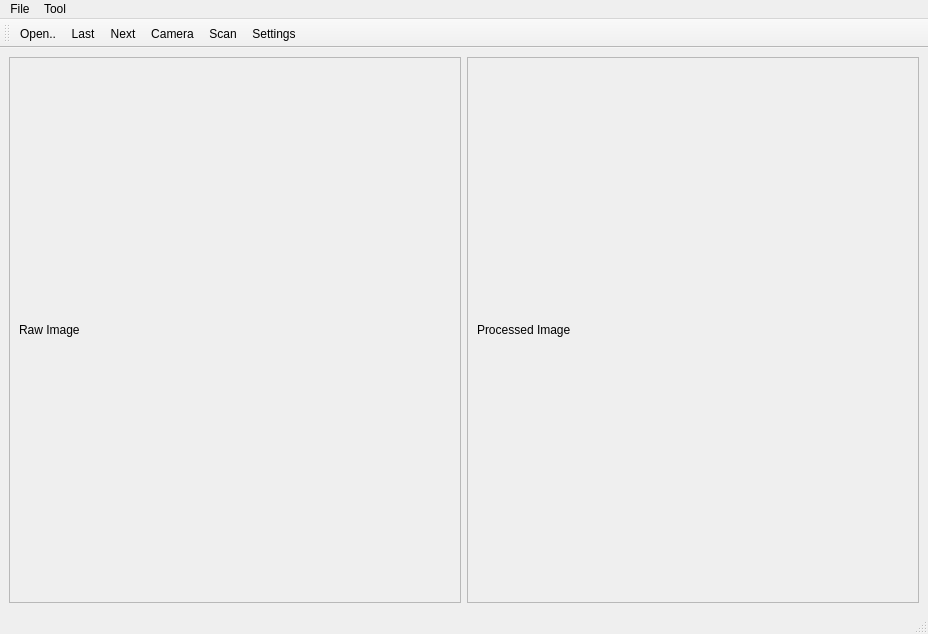
<?xml version="1.0" encoding="UTF-8"?>
<ui version="4.0">
 <class>MainWindow</class>
 <widget class="QMainWindow" name="MainWindow">
  <property name="geometry">
   <rect>
    <x>0</x>
    <y>0</y>
    <width>928</width>
    <height>634</height>
   </rect>
  </property>
  <property name="windowTitle">
   <string>MainWindow</string>
  </property>
  <widget class="QWidget" name="centralwidget">
   <layout class="QHBoxLayout" name="horizontalLayout">
    <item>
     <widget class="QScrollArea" name="scrollArea">
      <property name="widgetResizable">
       <bool>true</bool>
      </property>
      <widget class="QWidget" name="scrollAreaWidgetContents">
       <property name="geometry">
        <rect>
         <x>0</x>
         <y>0</y>
         <width>448</width>
         <height>489</height>
        </rect>
       </property>
       <layout class="QHBoxLayout" name="horizontalLayout_2">
        <item>
         <widget class="QLabel" name="labRawImage">
          <property name="text">
           <string>Raw Image</string>
          </property>
         </widget>
        </item>
       </layout>
      </widget>
     </widget>
    </item>
    <item>
     <widget class="QScrollArea" name="scrollArea_2">
      <property name="widgetResizable">
       <bool>true</bool>
      </property>
      <widget class="QWidget" name="scrollAreaWidgetContents_2">
       <property name="geometry">
        <rect>
         <x>0</x>
         <y>0</y>
         <width>447</width>
         <height>489</height>
        </rect>
       </property>
       <layout class="QHBoxLayout" name="horizontalLayout_3">
        <item>
         <widget class="QLabel" name="labProcessedImage">
          <property name="text">
           <string>Processed Image</string>
          </property>
         </widget>
        </item>
       </layout>
      </widget>
     </widget>
    </item>
   </layout>
  </widget>
  <widget class="QMenuBar" name="menubar">
   <property name="geometry">
    <rect>
     <x>0</x>
     <y>0</y>
     <width>928</width>
     <height>26</height>
    </rect>
   </property>
   <widget class="QMenu" name="menuFile">
    <property name="title">
     <string>File</string>
    </property>
    <widget class="QMenu" name="menuOpen">
     <property name="title">
      <string>Open</string>
     </property>
     <addaction name="actionOpen_a_Folder"/>
     <addaction name="actionOpen_a_Image"/>
    </widget>
    <addaction name="menuOpen"/>
    <addaction name="actionCamera"/>
   </widget>
   <widget class="QMenu" name="menuTool">
    <property name="title">
     <string>Tool</string>
    </property>
    <widget class="QMenu" name="menuSettings">
     <property name="title">
      <string>Settings</string>
     </property>
     <addaction name="actionLanguages"/>
     <addaction name="actionAbout"/>
     <addaction name="actionSettings"/>
    </widget>
    <addaction name="actionPrevious"/>
    <addaction name="actionNext"/>
    <addaction name="menuSettings"/>
   </widget>
   <addaction name="menuFile"/>
   <addaction name="menuTool"/>
  </widget>
  <widget class="QStatusBar" name="statusbar"/>
  <widget class="QToolBar" name="toolBar">
   <property name="windowTitle">
    <string>toolBar</string>
   </property>
   <property name="toolButtonStyle">
    <enum>Qt::ToolButtonTextUnderIcon</enum>
   </property>
   <attribute name="toolBarArea">
    <enum>TopToolBarArea</enum>
   </attribute>
   <attribute name="toolBarBreak">
    <bool>false</bool>
   </attribute>
   <addaction name="actionOpen"/>
   <addaction name="actionPrevious"/>
   <addaction name="actionNext"/>
   <addaction name="actionCamera"/>
   <addaction name="actionScan"/>
   <addaction name="actionSettings"/>
  </widget>
  <action name="actionOpen">
   <property name="icon">
    <iconset theme="/">
     <activeon>:/folder.png</activeon>
    </iconset>
   </property>
   <property name="text">
    <string>Open..</string>
   </property>
   <property name="toolTip">
    <string>Open a folder</string>
   </property>
  </action>
  <action name="actionPrevious">
   <property name="icon">
    <iconset resource="Icons/Icons.qrc">
     <normaloff>:/back_arrow_14447.png</normaloff>
     <activeon>:/back.png</activeon>:/back_arrow_14447.png</iconset>
   </property>
   <property name="text">
    <string>Last</string>
   </property>
   <property name="toolTip">
    <string>Previous Image</string>
   </property>
  </action>
  <action name="actionNext">
   <property name="icon">
    <iconset resource="Icons/Icons.qrc">
     <normaloff>:/next_arrow_14440.png</normaloff>
     <activeon>:/forward.png</activeon>:/next_arrow_14440.png</iconset>
   </property>
   <property name="text">
    <string>Next</string>
   </property>
   <property name="toolTip">
    <string>Next Image</string>
   </property>
  </action>
  <action name="actionSettings">
   <property name="icon">
    <iconset>
     <activeon>:/settings.png</activeon>
    </iconset>
   </property>
   <property name="text">
    <string>Settings</string>
   </property>
   <property name="toolTip">
    <string>Settings</string>
   </property>
  </action>
  <action name="actionLanguages">
   <property name="icon">
    <iconset resource="Icons/Icons.qrc">
     <normaloff>:/global.png</normaloff>:/global.png</iconset>
   </property>
   <property name="text">
    <string>Languages</string>
   </property>
   <property name="toolTip">
    <string>Choose your language</string>
   </property>
  </action>
  <action name="actionAbout">
   <property name="icon">
    <iconset resource="Icons/Icons.qrc">
     <normaloff>:/info.png</normaloff>:/info.png</iconset>
   </property>
   <property name="text">
    <string>About</string>
   </property>
   <property name="toolTip">
    <string>About</string>
   </property>
  </action>
  <action name="actionCamera">
   <property name="icon">
    <iconset resource="Icons/Icons.qrc">
     <normaloff>:/camera.png</normaloff>:/camera.png</iconset>
   </property>
   <property name="text">
    <string>Camera</string>
   </property>
   <property name="toolTip">
    <string>Open Camera</string>
   </property>
  </action>
  <action name="actionOpen_a_Folder">
   <property name="icon">
    <iconset resource="Icons/Icons.qrc">
     <normaloff>:/folder.png</normaloff>:/folder.png</iconset>
   </property>
   <property name="text">
    <string>Open a Folder</string>
   </property>
  </action>
  <action name="actionOpen_a_Image">
   <property name="icon">
    <iconset resource="Icons/Icons.qrc">
     <normaloff>:/images.png</normaloff>:/images.png</iconset>
   </property>
   <property name="text">
    <string>Open a Image</string>
   </property>
  </action>
  <action name="actionScan">
   <property name="icon">
    <iconset resource="Icons/Icons.qrc">
     <normaloff>:/opencv_logo_icon_170887.png</normaloff>:/opencv_logo_icon_170887.png</iconset>
   </property>
   <property name="text">
    <string>Scan</string>
   </property>
  </action>
 </widget>
 <resources>
  <include location="Icons/Icons.qrc"/>
  <include location="Icons/Icons.qrc"/>
 </resources>
 <connections/>
</ui>
